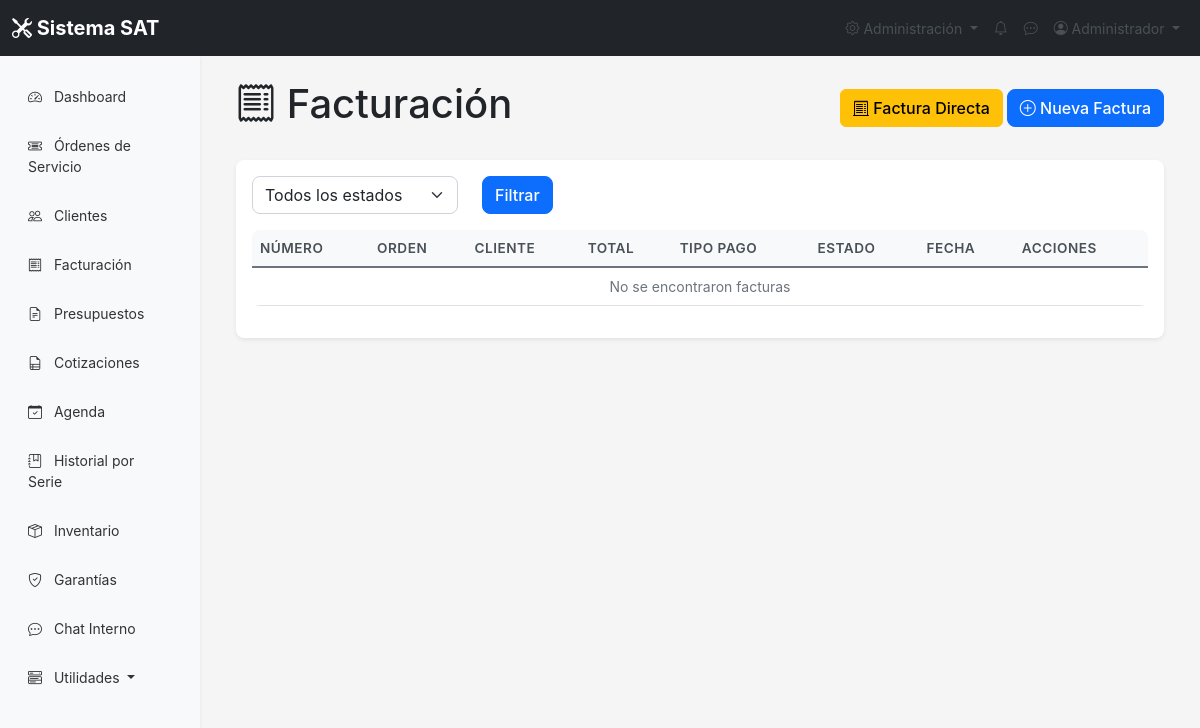
Before: /facturacion/listar.php (signed in) with the older database file.
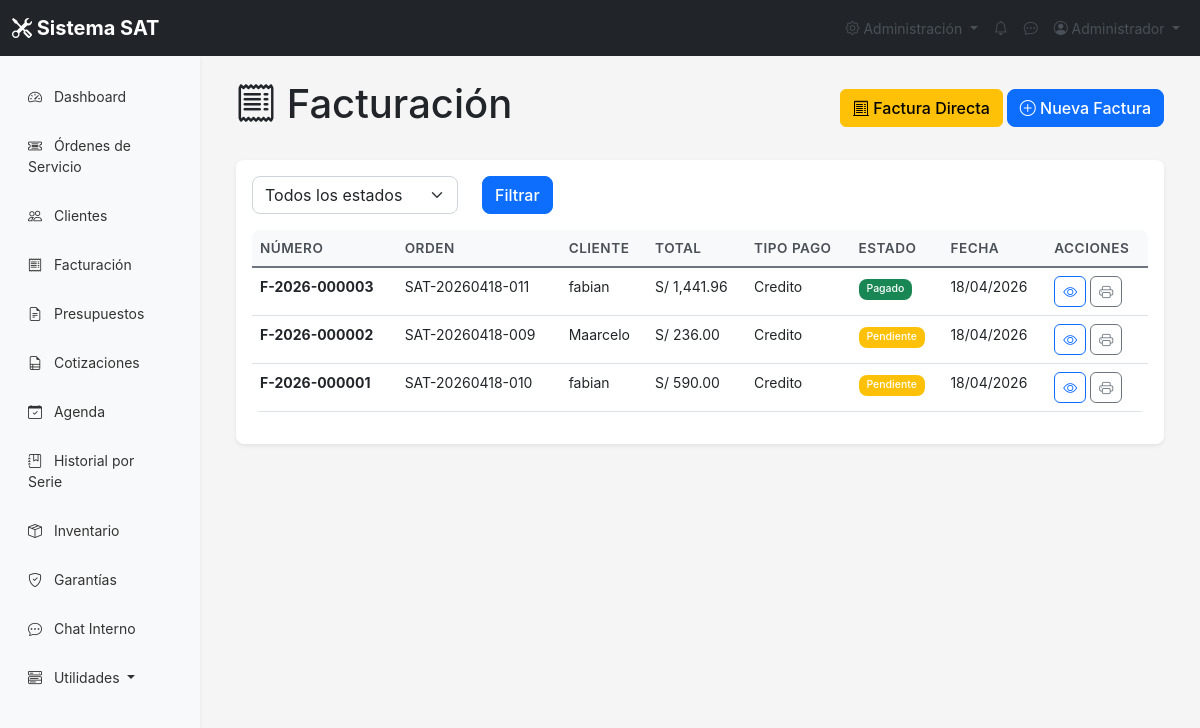
After: the same page with the newer database file.
### tables this page shows
CREATE TABLE IF NOT EXISTS `facturas` (
  `id` int NOT NULL AUTO_INCREMENT,
  `numero_factura` varchar(20) NOT NULL,
  `orden_id` int NOT NULL,
  `cliente_id` int NOT NULL,
  `subtotal` decimal(10,2) NOT NULL,
  `igv` decimal(10,2) NOT NULL,
  `total` decimal(10,2) NOT NULL,
  `tipo_pago` enum('efectivo','tarjeta','transferencia','credito') DEFAULT 'efectivo',
  `estado_pago` enum('pendiente','pagado','cancelado') DEFAULT 'pendiente',
  `fecha_emision` datetime DEFAULT CURRENT_TIMESTAMP,
  `fecha_pago` datetime DEFAULT NULL,
  `observaciones` text,
  PRIMARY KEY (`id`),
  UNIQUE KEY `numero_factura` (`numero_factura`),
  KEY `orden_id` (`orden_id`),
  KEY `cliente_id` (`cliente_id`)
);

CREATE TABLE IF NOT EXISTS `ordenes_servicio` (
  `id` int NOT NULL AUTO_INCREMENT,
  `codigo` varchar(20) NOT NULL,
  `equipo_id` int NOT NULL,
  `tecnico_id` int DEFAULT NULL,
  `cliente_id` int NOT NULL,
  `estado` enum('recibido','en_diagnostico','en_reparacion','esperando_repuestos','reparado','entregado','cancelado') DEFAULT 'recibido',
  `prioridad` enum('baja','normal','alta','urgente') DEFAULT 'normal',
  `diagnostico` text,
  `solucion` text,
  `observaciones` text,
  `fecha_ingreso` datetime DEFAULT CURRENT_TIMESTAMP,
  `fecha_diagnostico` datetime DEFAULT NULL,
  `fecha_reparacion` datetime DEFAULT NULL,
  `fecha_entrega` datetime DEFAULT NULL,
  `tiempo_estimado` int DEFAULT NULL,
  `costo_diagnostico` decimal(10,2) DEFAULT '0.00',
  `costo_reparacion` decimal(10,2) DEFAULT '0.00',
  `costo_total` decimal(10,2) DEFAULT '0.00',
  `nota_cliente` text,
  `estado_orden` enum('abierta','cerrada','cancelada') DEFAULT 'abierta',
  `sucursal_id` int DEFAULT NULL,
  PRIMARY KEY (`id`),
  UNIQUE KEY `codigo` (`codigo`),
  KEY `equipo_id` (`equipo_id`),
  KEY `tecnico_id` (`tecnico_id`),
  KEY `cliente_id` (`cliente_id`)
);

CREATE TABLE IF NOT EXISTS `clientes` (
  `id` int NOT NULL AUTO_INCREMENT,
  `nombre` varchar(100) NOT NULL,
  `email` varchar(100) DEFAULT NULL,
  `telefono` varchar(20) NOT NULL,
  `direccion` text,
  `dni` varchar(20) DEFAULT NULL,
  `fecha_registro` timestamp NULL DEFAULT CURRENT_TIMESTAMP,
  `estado` enum('activo','inactivo') DEFAULT 'activo',
  `sucursal_id` int DEFAULT NULL,
  PRIMARY KEY (`id`)
);

### config/config.php (called while the page is built, shortened)
<?php
function isLoggedIn() {
    return isset($_SESSION['usuario_id']);
}
function isAdmin() {
    return isset($_SESSION['rol']) && $_SESSION['rol'] === 'admin';
}
function formatMoney($amount) {
    return 'S/ ' . number_format($amount, 2);
}
?>

### include/funciones.php (called while the page is built, shortened)
<?php
require_once __DIR__ . '/../config/config.php';
function getAllFacturas($estado = '') {
    $conn = getConnection();
    $sql = "SELECT f.*, c.nombre as cliente_nombre, o.codigo as orden_codigo FROM facturas f JOIN clientes c ON f.cliente_id = c.id JOIN ordenes_servicio o ON f.orden_id = o.id";
    $sql .= " ORDER BY f.fecha_emision DESC";
    return $conn->query($sql);
}
?>

### facturacion/listar.php (the view, shortened to what this page needs)
<?php
require_once '../config/config.php';
require_once '../include/funciones.php';
require_once '../include/header.php';
$estado = $_GET['estado'] ?? '';
$facturas = getAllFacturas($estado);
?>
<div class="container-fluid">
    <div class="d-flex justify-content-between align-items-center mb-4">
        <h1><i class="bi bi-receipt"></i> Facturación</h1>
        <div>
            <a href="crear.php?directa=1" class="btn btn-warning">
                <i class="bi bi-receipt-cutoff"></i> Factura Directa
            </a>
            <a href="crear.php" class="btn btn-primary">
                <i class="bi bi-plus-circle"></i> Nueva Factura
            </a>
        </div>
    </div>
    <div class="card">
        <div class="card-body">
            <form method="GET" class="mb-3">
                <div class="row">
                    <div class="col-md-3">
                        <select name="estado" class="form-select">
                            <option value="">Todos los estados</option>
                        </select>
                    </div>
                    <div class="col-md-2">
                        <button type="submit" class="btn btn-primary">Filtrar</button>
                    </div>
                </div>
            </form>
            <div class="table-responsive">
                <table class="table table-hover">
                    <thead>
                        <tr>
                            <th>Número</th>
                            <th>Orden</th>
                            <th>Cliente</th>
                            <th>Total</th>
                            <th>Tipo Pago</th>
                            <th>Estado</th>
                            <th>Fecha</th>
                            <th>Acciones</th>
                        </tr>
                    </thead>
                    <tbody>
                        <?php while ($factura = $facturas->fetch_assoc()): ?>
                        <tr>
                            <td><strong><?= $factura['numero_factura'] ?></strong></td>
                            <td><?= $factura['orden_codigo'] ?></td>
                            <td><?= htmlspecialchars($factura['cliente_nombre']) ?></td>
                            <td><?= formatMoney($factura['total']) ?></td>
                            <td><?= ucfirst($factura['tipo_pago']) ?></td>
                            <td>
                                <span class="badge bg-<?= $factura['estado_pago'] === 'pagado' ? 'success' : ($factura['estado_pago'] === 'pendiente' ? 'warning' : 'danger') ?>">
                                    <?= ucfirst($factura['estado_pago']) ?>
                                </span>
                            </td>
                            <td><?= date('d/m/Y', strtotime($factura['fecha_emision'])) ?></td>
                            <td>
                                <a href="ver.php?id=<?= $factura['id'] ?>" class="btn btn-sm btn-outline-primary" title="Ver">
                                    <i class="bi bi-eye"></i>
                                </a>
                                <a href="imprimir.php?id=<?= $factura['id'] ?>" class="btn btn-sm btn-outline-secondary" target="_blank" title="Imprimir">
                                    <i class="bi bi-printer"></i>
                                </a>
                            </td>
                        </tr>
                        <?php endwhile; ?>
                        <?php if ($facturas->num_rows == 0): ?>
                        <tr>
                            <td colspan="8" class="text-center text-muted">No se encontraron facturas</td>
                        </tr>
                        <?php endif; ?>
                    </tbody>
                </table>
            </div>
        </div>
    </div>
</div>
<?php require_once '../include/footer.php'; ?>

### include/header.php (shortened to what this page needs)
<?php
require_once __DIR__ . '/../config/config.php';
?>
<!DOCTYPE html>
<html lang="es">
<head>
    <link href="https://cdn.jsdelivr.net/npm/bootstrap@5.3.0/dist/css/bootstrap.min.css" rel="stylesheet">
    <link href="https://cdn.jsdelivr.net/npm/bootstrap-icons@1.10.0/font/bootstrap-icons.css" rel="stylesheet">
    <link rel="stylesheet" href="<?= BASE_URL ?>css/styles.css">
    <link rel="stylesheet" href="<?= BASE_URL ?>css/improved.css">
    <link rel="stylesheet" href="<?= BASE_URL ?>css/animations.css">
</head>
<body>
<?php if (isLoggedIn()): ?>
<nav class="navbar navbar-expand-lg navbar-dark bg-dark">
    <div class="container-fluid">
        <a class="navbar-brand" href="<?= BASE_URL ?>dashboard/index.php">
            <i class="bi bi-tools"></i> Sistema SAT
        </a>
        <div class="collapse navbar-collapse" id="navbarNav">
            <ul class="navbar-nav ms-auto">
                <?php if (isAdmin()): ?>
                <li class="nav-item dropdown">
                    <a class="nav-link dropdown-toggle" href="#" role="button" data-bs-toggle="dropdown">
                        <i class="bi bi-gear"></i> Administración
                    </a>
                </li>
                <?php endif; ?>
                <li class="nav-item">
                    <a class="nav-link position-relative" href="#" data-bs-toggle="dropdown" id="notifDropdown">
                        <i class="bi bi-bell"></i>
                    </a>
                </li>
                <li class="nav-item">
                    <a class="nav-link position-relative" href="<?= BASE_URL ?>chat/index.php">
                        <i class="bi bi-chat-dots"></i>
                    </a>
                </li>
                <li class="nav-item dropdown">
                    <a class="nav-link dropdown-toggle" href="#" role="button" data-bs-toggle="dropdown">
                        <i class="bi bi-person-circle"></i> <?= $_SESSION['nombre'] ?>
                    </a>
                </li>
            </ul>
        </div>
    </div>
</nav>
<div class="container-fluid">
    <div class="row">
        <nav id="sidebarMenu" class="col-md-3 col-lg-2 d-md-block bg-light sidebar collapse">
            <div class="position-sticky pt-3">
                <ul class="nav flex-column">
                    <li class="nav-item">
                        <a class="nav-link" href="<?= BASE_URL ?>dashboard/index.php">
                            <i class="bi bi-speedometer2"></i> Dashboard
                        </a>
                    </li>
                    <li class="nav-item">
                        <a class="nav-link" href="<?= BASE_URL ?>ordenes/listar.php">
                            <i class="bi bi-ticket-detailed"></i> Órdenes de Servicio
                        </a>
                    </li>
<li class="nav-item">
                        <a class="nav-link" href="<?= BASE_URL ?>clientes/listar.php">
                            <i class="bi bi-people"></i> Clientes
                        </a>
                    </li>
                    <li class="nav-item">
                        <a class="nav-link" href="<?= BASE_URL ?>facturacion/listar.php">
                            <i class="bi bi-receipt"></i> Facturación
                        </a>
                    </li>
                    <li class="nav-item">
                        <a class="nav-link" href="<?= BASE_URL ?>presupuestos/listar.php">
                            <i class="bi bi-file-earmark-text"></i> Presupuestos
                        </a>
                    </li>
                    <li class="nav-item">
                        <a class="nav-link" href="<?= BASE_URL ?>cotizaciones/listar.php">
                            <i class="bi bi-file-earmark-ruled"></i> Cotizaciones
                        </a>
                    </li>
                    <li class="nav-item">
                        <a class="nav-link" href="<?= BASE_URL ?>agenda/index.php">
                            <i class="bi bi-calendar-check"></i> Agenda
                        </a>
                    </li>
                    <li class="nav-item">
                        <a class="nav-link" href="<?= BASE_URL ?>equipos/historial.php">
                            <i class="bi bi-journal-bookmark"></i> Historial por Serie
                        </a>
                    </li>
                    <li class="nav-item">
                        <a class="nav-link" href="<?= BASE_URL ?>inventario/listar.php">
                            <i class="bi bi-box-seam"></i> Inventario
                        </a>
                    </li>
                    <li class="nav-item">
                        <a class="nav-link" href="<?= BASE_URL ?>garantias/listar.php">
                            <i class="bi bi-shield-check"></i> Garantías
                        </a>
                    </li>
                    <li class="nav-item">
                        <a class="nav-link" href="<?= BASE_URL ?>chat/index.php">
                            <i class="bi bi-chat-dots"></i> Chat Interno
                        </a>
                    </li>
                    <li class="nav-item dropdown">
                        <a class="nav-link dropdown-toggle" href="#" role="button" data-bs-toggle="dropdown">
                            <i class="bi bi-menu-button-wide"></i> Utilidades
                        </a>
                    </li>
                </ul>
            </div>
        </nav>
        <main class="col-md-9 ms-sm-auto col-lg-10 px-md-4 py-4">
<?php endif; ?>

### include/footer.php (shortened to what this page needs)
<?php if (isLoggedIn()): ?>
        </main>
    </div>
</div>
</body>
</html>
<?php endif; ?>

### css/styles.css (style rules this page uses)
:root { --primary: #0d6efd; --secondary: #6c757d; --success: #198754; --danger: #dc3545; --warning: #ffc107; --info: #0dcaf0; --light: #f8f9fa; --dark: #212529; }
body { font-family: -apple-system, BlinkMacSystemFont, 'Segoe UI', Roboto, 'Helvetica Neue', Arial, sans-serif; font-size: 14px; background-color: #f5f5f5; }
.sidebar { min-height: calc(100vh - 56px); box-shadow: 0 0.125rem 0.25rem rgba(0, 0, 0, 0.075); }
.sidebar .nav-link { color: #333; padding: 0.75rem 1rem; border-radius: 0.375rem; margin: 0.125rem 0; }
.sidebar .nav-link i { margin-right: 0.5rem; }
.card { border: none; box-shadow: 0 0.125rem 0.25rem rgba(0, 0, 0, 0.075); border-radius: 0.5rem; }
.table th { font-weight: 600; color: #495057; background-color: #f8f9fa; }
.badge { padding: 0.35em 0.65em; font-weight: 500; }
.btn { border-radius: 0.375rem; font-weight: 500; }
.form-control, .form-select { border-radius: 0.375rem; border: 1px solid #ced4da; }
.nav-link { color: #495057; }
.navbar-brand { font-weight: 700; color: white !important; }
.btn-primary { background-color: var(--primary); border-color: var(--primary); }
.text-muted { color: #6c757d !important; }

### css/improved.css (style rules this page uses)
:root { --sat-primary: #0d6efd; --sat-secondary: #6c757d; --sat-success: #198754; --sat-danger: #dc3545; --sat-warning: #ffc107; --sat-info: #0dcaf0; --sat-light: #f8f9fa; --sat-dark: #212529; --sat-border-radius: 8px; --sat-shadow: 0 0.125rem 0.25rem rgba(0, 0, 0, 0.075); --sat-transition: all 0.3s ease; }
.btn-primary { border-radius: var(--sat-border-radius); transition: var(--sat-transition); }
.form-control, .form-select { border-radius: var(--sat-border-radius); transition: var(--sat-transition); }
.table { border-radius: var(--sat-border-radius); overflow: hidden; }
.table thead th { background: var(--sat-light); border-bottom: 2px solid var(--sat-secondary); font-weight: 600; text-transform: uppercase; font-size: 0.85rem; letter-spacing: 0.5px; }
.badge { padding: 0.5em 0.75em; border-radius: var(--sat-border-radius); font-weight: 500; }

Changed rows visible on the page:
added facturas: numero_factura "F-2026-000003", ordenes_servicio.codigo "SAT-20260418-011", cliente.nombre "fabian", total "S/ 1,441.96", tipo_pago "Credito", estado_pago "Pagado", fecha_emision "18/04/2026"
added facturas: numero_factura "F-2026-000002", ordenes_servicio.codigo "SAT-20260418-009", cliente.nombre "Maarcelo", total "S/ 236.00", tipo_pago "Credito", estado_pago "Pendiente", fecha_emision "18/04/2026"
added facturas: numero_factura "F-2026-000001", ordenes_servicio.codigo "SAT-20260418-010", cliente.nombre "fabian", total "S/ 590.00", tipo_pago "Credito", estado_pago "Pendiente", fecha_emision "18/04/2026"
Other visible differences:
text no longer shown: "No se encontraron facturas"
